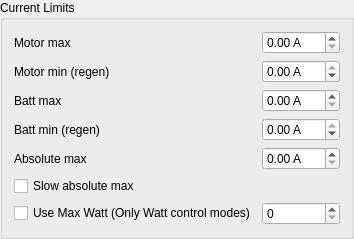
                 <widget class="QGroupBox" name="groupBox_8">
                  <property name="sizePolicy">
                   <sizepolicy hsizetype="Preferred" vsizetype="MinimumExpanding">
                    <horstretch>0</horstretch>
                    <verstretch>0</verstretch>
                   </sizepolicy>
                  </property>
                  <property name="title">
                   <string>Current Limits</string>
                  </property>
                  <layout class="QHBoxLayout" name="horizontalLayout_18">
                   <item>
                    <layout class="QGridLayout" name="gridLayout_9">
                     <item row="3" column="0">
                      <widget class="QLabel" name="label_19">
                       <property name="toolTip">
                        <string>&lt;html&gt;&lt;head/&gt;&lt;body&gt;&lt;p&gt;&lt;span style=&quot; font-weight:600;&quot;&gt;Battery min&lt;/span&gt; = regulates the maximum negative (charge) Power and therewith the brake power at high speeds.&lt;br/&gt;&lt;br/&gt;Maximum is the maximum charge current rating of each cell x cells in parallel&lt;br/&gt;e.g for 10S4P pack&lt;br/&gt;4A x 4P = 16A&lt;br/&gt;&lt;br/&gt;If you have 2 or more VESCs you need to devide this value by the number of VESCs&lt;br/&gt;4A x 4P / 2VESCs = 8A&lt;br/&gt;&lt;br/&gt;This value should always be lower or equal to Motor min. And this value always starts with a minus.&lt;/p&gt;&lt;/body&gt;&lt;/html&gt;</string>
                       </property>
                       <property name="text">
                        <string>Batt min (regen)</string>
                       </property>
                      </widget>
                     </item>
                     <item row="4" column="0">
                      <widget class="QLabel" name="label_20">
                       <property name="toolTip">
                        <string>&lt;html&gt;&lt;head/&gt;&lt;body&gt;&lt;p&gt;&lt;span style=&quot; font-weight:600;&quot;&gt;Absolute max&lt;/span&gt; = the maximum allowed current the VESC allows before it shuts down. &lt;br/&gt;&lt;br/&gt;Some spikes can occure which don't harm the VESC so this value is recommended to be at 130A. Maximum should be 160A, but with 130A it is a bit safer because there is some space to 160A.&lt;br/&gt;&lt;br/&gt;This value should always be higher than the motor max. Also with some Gap.&lt;br/&gt;e.g. Motor max = 80A and Absolute max = 130A&lt;/p&gt;&lt;/body&gt;&lt;/html&gt;</string>
                       </property>
                       <property name="text">
                        <string>Absolute max</string>
                       </property>
                      </widget>
                     </item>
                     <item row="3" column="1">
                      <widget class="QDoubleSpinBox" name="mcconfLimCurrentInMinBox">
                       <property name="suffix">
                        <string> A</string>
                       </property>
                       <property name="minimum">
                        <double>-200.000000000000000</double>
                       </property>
                       <property name="maximum">
                        <double>0.000000000000000</double>
                       </property>
                      </widget>
                     </item>
                     <item row="2" column="0">
                      <widget class="QLabel" name="label_18">
                       <property name="toolTip">
                        <string notr="true">&lt;html&gt;&lt;head/&gt;&lt;body&gt;&lt;p&gt;&lt;span style=&quot; font-weight:600;&quot;&gt;Battery max&lt;/span&gt; = regulates the max total Power and therewith the power at high speeds.&lt;br/&gt;&lt;br/&gt;Maximum is the maximum discharge current rating of each cell x cells in parallel&lt;br/&gt;e.g for 10S4P pack &lt;br/&gt;20A x 4P = 80A&lt;br/&gt;&lt;br/&gt;If you have 2 or more VESCs you need to devide this value by the number of VESCs&lt;br/&gt;20A x 4P / 2VESCs = 40A&lt;/p&gt;&lt;p&gt;The other limitations if this value would be if there is a fuse in the circuit which has a lower value or a BMS which doesn't allow higher discharge rates.&lt;/p&gt;&lt;p&gt;And of course if the power output at higher speeds is too much for you. Then you should lower this value.&lt;/p&gt;&lt;p&gt;This value should always be lower or equal to Motor min.&lt;/p&gt;&lt;/body&gt;&lt;/html&gt;</string>
                       </property>
                       <property name="toolTipDuration">
                        <number>-1</number>
                       </property>
                       <property name="whatsThis">
                        <string/>
                       </property>
                       <property name="text">
                        <string>Batt max</string>
                       </property>
                      </widget>
                     </item>
                     <item row="1" column="0">
                      <widget class="QLabel" name="label_17">
                       <property name="toolTip">
                        <string>&lt;html&gt;&lt;head/&gt;&lt;body&gt;&lt;p&gt;&lt;span style=&quot; font-weight:600;&quot;&gt;Motor min&lt;/span&gt; = regulates the brake Power at low and mid speed.&lt;br/&gt;&lt;br/&gt;In current control you control the percentage of this value for braking. So for example at 25% brake throttle then 25% of this value will be send to the motor. &lt;br/&gt;&lt;br/&gt;The maximum value should be the maximum amps the motor can handle by the manufactures specification.&lt;br/&gt;&lt;br/&gt;E.g. Sk3 is rated o 80 A&lt;br/&gt;&lt;br/&gt;This value should always be higher or equal to Battery min. And this value always starts with a minus.&lt;/p&gt;&lt;/body&gt;&lt;/html&gt;</string>
                       </property>
                       <property name="text">
                        <string>Motor min (regen)</string>
                       </property>
                      </widget>
                     </item>
                     <item row="4" column="1">
                      <widget class="QDoubleSpinBox" name="mcconfLimCurrentAbsMaxBox">
                       <property name="suffix">
                        <string> A</string>
                       </property>
                       <property name="maximum">
                        <double>240.000000000000000</double>
                       </property>
                      </widget>
                     </item>
                     <item row="1" column="1">
                      <widget class="QDoubleSpinBox" name="mcconfLimCurrentMinBox">
                       <property name="suffix">
                        <string> A</string>
                       </property>
                       <property name="minimum">
                        <double>-200.000000000000000</double>
                       </property>
                       <property name="maximum">
                        <double>0.000000000000000</double>
                       </property>
                      </widget>
                     </item>
                     <item row="2" column="1">
                      <widget class="QDoubleSpinBox" name="mcconfLimCurrentInMaxBox">
                       <property name="suffix">
                        <string> A</string>
                       </property>
                       <property name="maximum">
                        <double>200.000000000000000</double>
                       </property>
                      </widget>
                     </item>
                     <item row="0" column="0">
                      <widget class="QLabel" name="label_16">
                       <property name="toolTip">
                        <string>&lt;html&gt;&lt;head/&gt;&lt;body&gt;&lt;p&gt;&lt;span style=&quot; font-weight:600;&quot;&gt;Motor max&lt;/span&gt; = regulates the acceleration Power at low and mid speed.&lt;br/&gt;&lt;br/&gt;In current control you control this value with the throttle for acceleration. &lt;br/&gt;So for example at 25% throttle only 25% of this value will be used at the motor.&lt;br/&gt;&lt;br/&gt;The maximum value should be the maximum amps the motor can handle by the manufactures specification.&lt;br/&gt;&lt;br/&gt;e.g. Sk3 is rated to 80 A&lt;br/&gt;&lt;br/&gt;This value should always be higher or equal to Battery max&lt;/p&gt;&lt;/body&gt;&lt;/html&gt;</string>
                       </property>
                       <property name="toolTipDuration">
                        <number>-1</number>
                       </property>
                       <property name="text">
                        <string>Motor max</string>
                       </property>
                      </widget>
                     </item>
                     <item row="0" column="1">
                      <widget class="QDoubleSpinBox" name="mcconfLimCurrentMaxBox">
                       <property name="suffix">
                        <string> A</string>
                       </property>
                       <property name="maximum">
                        <double>200.000000000000000</double>
                       </property>
                      </widget>
                     </item>
                     <item row="5" column="0">
                      <widget class="QCheckBox" name="mcconfLimCurrentSlowAbsMaxBox">
                       <property name="toolTip">
                        <string>&lt;html&gt;&lt;head/&gt;&lt;body&gt;&lt;p&gt;&lt;span style=&quot; font-weight:600;&quot;&gt;Slow absolute max&lt;/span&gt; = When the current is higher than the &amp;quot;Absolute max&amp;quot; value then the VESC will shut down immediately. When Slow absolute max is enabled then it will shut down when that happens a couple of times. &lt;br/&gt;This way a single current spike that can occure doesn't cause the VESC to shut down immediately. &lt;br/&gt;&lt;br/&gt;It is recommended to enable this value&lt;/p&gt;&lt;/body&gt;&lt;/html&gt;</string>
                       </property>
                       <property name="text">
                        <string>Slow absolute max</string>
                       </property>
                      </widget>
                     </item>
                     <item row="6" column="0">
                      <widget class="QCheckBox" name="mcconfUseMaxWattEnabled">
                       <property name="toolTip">
                        <string>&lt;html&gt;&lt;head/&gt;&lt;body&gt;&lt;p&gt;&lt;span style=&quot; font-weight:600;&quot;&gt;Use Max Wat&lt;/span&gt;t = This value regulates the max watts the VESC tries to achieve when the throttle is pulled 100%. This value needs to be set for each motor. By this you can also achieve different power outputs for the front and rear axle.&lt;br/&gt;&lt;br/&gt;If the throttle is only pulled 25% then the VESC only tries to achieve 25% of the watts. So if the value is at 1000 then this would be 250 watts.&lt;br/&gt;At 50% throttle it only tries to achieve 50% of the the watts. So if the value is at 1000 then this would be 500 watts.&lt;br/&gt;&lt;br/&gt;By this value you can adjust the power of your board very easy. You can also simply reduce it to like 250 watts and hand over the board to a unexperienced rider.&lt;br/&gt;&lt;br/&gt;Another advantage to set a max watt limit is that the baord will have the same power output at diffrent battery levels. As long as the Battery can achieve the power. So it is useful to set the Battery max to the maximum the Battery can handle and adjust the power output via the max watt value.&lt;br/&gt;&lt;br/&gt;Based on the motors &amp;quot;Battery max&amp;quot; you can calculate the maximum value that can be entered by 3,6V * battery cells in series * max battery amps&lt;br/&gt;e.g. for a 10S4P pack with 2 VESCs&lt;/p&gt;&lt;p&gt;3,6V * 10S * 40A = 1440&lt;/p&gt;&lt;/body&gt;&lt;/html&gt;</string>
                       </property>
                       <property name="text">
                        <string>Use Max Watt (Only Watt control modes)</string>
                       </property>
                      </widget>
                     </item>
                     <item row="6" column="1">
                      <widget class="QDoubleSpinBox" name="mcconfLimWattsMaxBox">
                       <property name="decimals">
                        <number>0</number>
                       </property>
                       <property name="minimum">
                        <double>0.000000000000000</double>
                       </property>
                       <property name="maximum">
                        <double>5000.000000000000000</double>
                       </property>
                       <property name="singleStep">
                        <double>10.000000000000000</double>
                       </property>
                       <property name="value">
                        <double>0.000000000000000</double>
                       </property>
                      </widget>
                     </item>
                    </layout>
                   </item>
                  </layout>
                 </widget>
